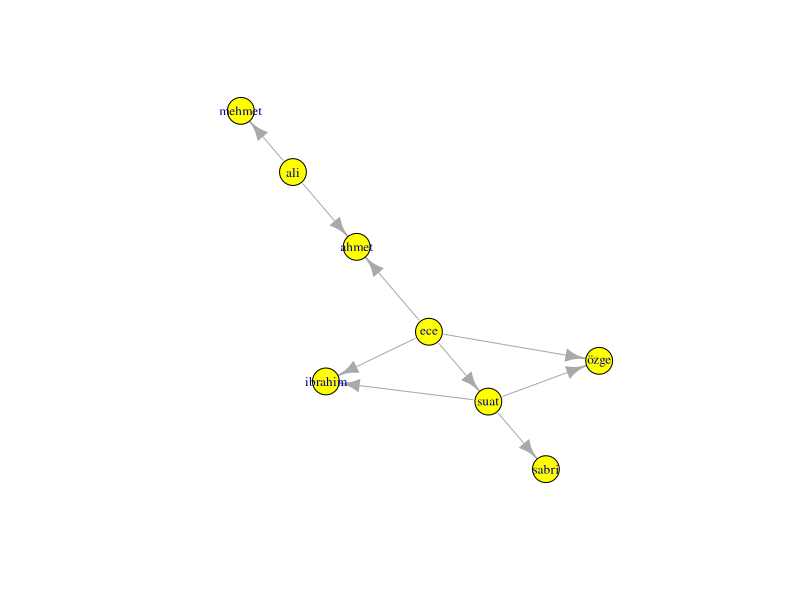
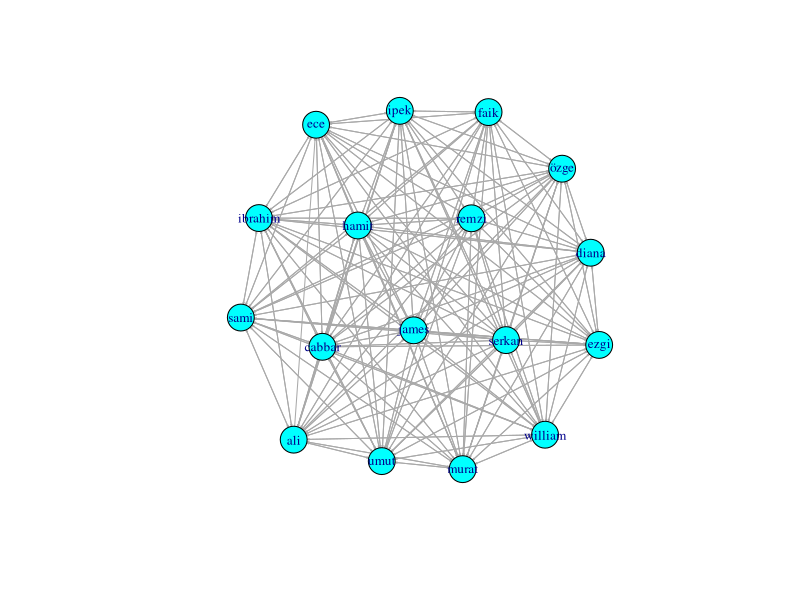

Source code (R) for these figures, in order:
## ---- chunk 1
knitr::opts_chunk$set(echo = TRUE)
## ---- chunk 2
library(readr)
library(igraph)
networkb = read_csv("../data/02.csv")
graphb   = graph_from_data_frame(networkb)
plot(graphb, vertex.label.cex=0.8, vertex.color="yellow")
## ---- chunk 3
shortest.paths(graphb)
## ---- chunk 4
average.path.length(graphb)
## ---- chunk 5
networka = read_csv("../data/01.csv")
grapha   = graph_from_data_frame(networka)
plot(grapha, vertex.label.cex=0.8, edge.arrow.size=.1,, vertex.color="cyan")
